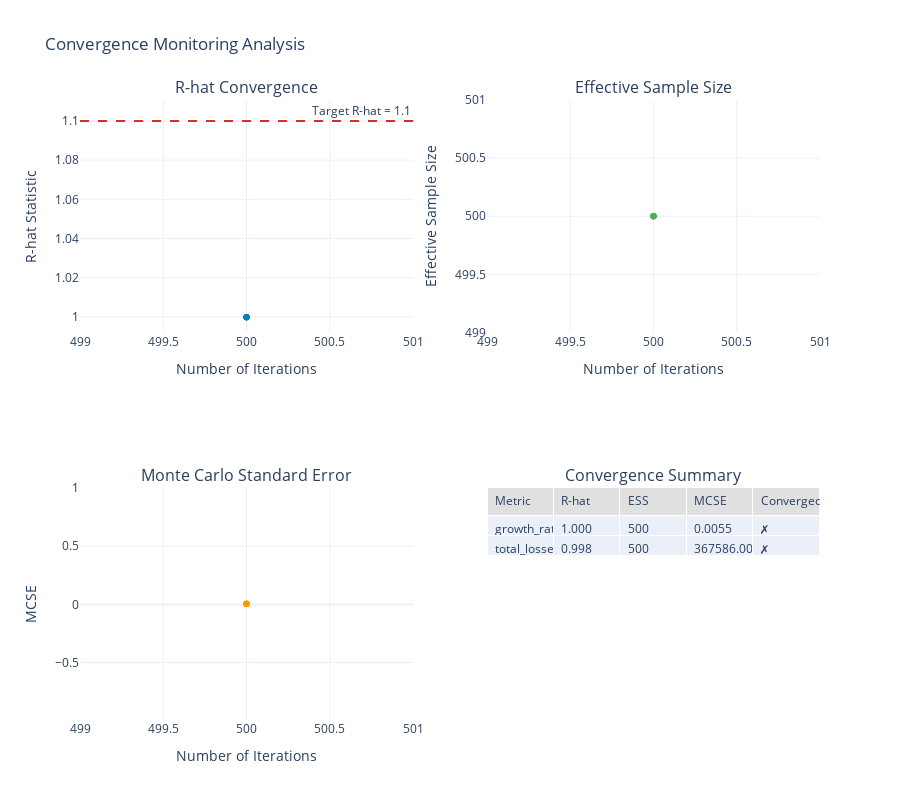

The code cell stored with this chart in its notebook:
### Markdown cell above
## 3. Convergence Monitoring

### Code cell
def analyze_convergence():
    """Analyze convergence of Monte Carlo simulations."""
    
    # Setup engine with multiple chains
    engine = setup_simulation_engine(n_simulations=5000, n_years=10, parallel=False)
    engine.config.n_chains = 4
    
    print("Running simulation with convergence monitoring...")
    results = engine.run_with_convergence_monitoring(
        target_r_hat=1.1,
        check_interval=500,
        max_iterations=10000
    )
    
    # Extract convergence data
    convergence_stats = results.convergence
    
    # Create convergence visualization
    fig = make_subplots(
        rows=2, cols=2,
        subplot_titles=(
            'R-hat Convergence',
            'Effective Sample Size',
            'Monte Carlo Standard Error',
            'Convergence Summary'
        ),
        specs=[
            [{'type': 'scatter'}, {'type': 'scatter'}],
            [{'type': 'scatter'}, {'type': 'table'}]
        ]
    )
    
    # Simulate convergence monitoring data
    n_checks = 10
    check_points = np.linspace(500, len(results.final_assets), n_checks).astype(int)
    r_hats = []
    ess_values = []
    mcse_values = []
    
    diagnostics = ConvergenceDiagnostics()
    
    for n in check_points:
        # Split data into chains
        chain_size = n // 4
        chains = results.growth_rates[:n].reshape(4, -1)
        
        r_hat = diagnostics.calculate_r_hat(chains)
        ess = diagnostics.calculate_ess(results.growth_rates[:n])
        mcse = diagnostics.calculate_mcse(results.growth_rates[:n], ess)
        
        r_hats.append(r_hat)
        ess_values.append(ess)
        mcse_values.append(mcse)
    
    # R-hat convergence
    fig.add_trace(
        go.Scatter(
            x=check_points,
            y=r_hats,
            mode='lines+markers',
            name='R-hat',
            line=dict(color=WSJ_COLORS['blue'], width=2)
        ),
        row=1, col=1
    )
    
    # Add convergence threshold
    fig.add_hline(
        y=1.1,
        line_dash="dash",
        line_color=WSJ_COLORS['red'],
        annotation_text="Target R-hat = 1.1",
        row=1, col=1
    )
    
    # Effective sample size
    fig.add_trace(
        go.Scatter(
            x=check_points,
            y=ess_values,
            mode='lines+markers',
            name='ESS',
            line=dict(color=WSJ_COLORS['green'], width=2)
        ),
        row=1, col=2
    )
    
    # MCSE
    fig.add_trace(
        go.Scatter(
            x=check_points,
            y=mcse_values,
            mode='lines+markers',
            name='MCSE',
            line=dict(color=WSJ_COLORS['orange'], width=2)
        ),
        row=2, col=1
    )
    
    # Convergence summary table
    if convergence_stats:
        conv_data = []
        for metric_name, stats in convergence_stats.items():
            conv_data.append([
                metric_name,
                f"{stats.r_hat:.3f}",
                f"{stats.ess:.0f}",
                f"{stats.mcse:.4f}",
                "✓" if stats.converged else "✗"
            ])
        
        fig.add_trace(
            go.Table(
                header=dict(
                    values=['Metric', 'R-hat', 'ESS', 'MCSE', 'Converged'],
                    fill_color=WSJ_COLORS['light_gray'],
                    align='left'
                ),
                cells=dict(
                    values=list(zip(*conv_data)) if conv_data else [[], [], [], [], []],
                    align='left'
                )
            ),
            row=2, col=2
        )
    
    # Update layout
    fig.update_layout(
        height=800,
        showlegend=False,
        title_text="Convergence Monitoring Analysis",
        template='plotly_white'
    )
    
    fig.update_xaxes(title_text="Number of Iterations", row=1, col=1)
    fig.update_xaxes(title_text="Number of Iterations", row=1, col=2)
    fig.update_xaxes(title_text="Number of Iterations", row=2, col=1)
    
    fig.update_yaxes(title_text="R-hat Statistic", row=1, col=1)
    fig.update_yaxes(title_text="Effective Sample Size", row=1, col=2)
    fig.update_yaxes(title_text="MCSE", row=2, col=1)
    
    fig.show()
    
    print("\nConvergence Analysis Summary:")
    print("="*70)
    print(f"Final number of simulations: {len(results.final_assets):,}")
    print(f"Final R-hat: {r_hats[-1]:.3f}")
    print(f"Final ESS: {ess_values[-1]:.0f}")
    print(f"Final MCSE: {mcse_values[-1]:.4f}")
    
    if r_hats[-1] < 1.1:
        print("\n✓ Convergence achieved (R-hat < 1.1)")
    else:
        print("\n✗ Convergence not achieved")

# Run convergence analysis
analyze_convergence()

### Figure 1 — Plotly figure (JSON) as saved in the notebook; plotly's stock layout.template omitted (floating-point values rounded to 4 significant figures)
{"data": [{"line": {"color": "#0080C7", "width": 2}, "mode": "lines+markers", "name": "R-hat", "type": "scatter", "x": [500, 500, 500, 500, 500, 500, 500, 500, 500, 500], "xaxis": "x", "y": [0.9998, 0.9998, 0.9998, 0.9998, 0.9998, 0.9998, 0.9998, 0.9998, 0.9998, 0.9998], "yaxis": "y"}, {"line": {"color": "#4CAF50", "width": 2}, "mode": "lines+markers", "name": "ESS", "type": "scatter", "x": [500, 500, 500, 500, 500, 500, 500, 500, 500, 500], "xaxis": "x2", "y": [500, 500, 500, 500, 500, 500, 500, 500, 500, 500], "yaxis": "y2"}, {"line": {"color": "#FF9800", "width": 2}, "mode": "lines+markers", "name": "MCSE", "type": "scatter", "x": [500, 500, 500, 500, 500, 500, 500, 500, 500, 500], "xaxis": "x3", "y": [0.005457, 0.005457, 0.005457, 0.005457, 0.005457, 0.005457, 0.005457, 0.005457, 0.005457, 0.005457], "yaxis": "y3"}, {"cells": {"align": "left", "values": [["growth_rate", "total_losses"], ["1.000", "0.998"], ["500", "500"], ["0.0055", "367586.0092"], ["✗", "✗"]]}, "domain": {"x": [0.55, 1], "y": [0, 0.375]}, "header": {"align": "left", "fill": {"color": "#E0E0E0"}, "values": ["Metric", "R-hat", "ESS", "MCSE", "Converged"]}, "type": "table"}], "layout": {"annotations": [{"font": {"size": 16}, "showarrow": false, "text": "R-hat Convergence", "x": 0.225, "xanchor": "center", "xref": "paper", "y": 1, "yanchor": "bottom", "yref": "paper"}, {"font": {"size": 16}, "showarrow": false, "text": "Effective Sample Size", "x": 0.775, "xanchor": "center", "xref": "paper", "y": 1, "yanchor": "bottom", "yref": "paper"}, {"font": {"size": 16}, "showarrow": false, "text": "Monte Carlo Standard Error", "x": 0.225, "xanchor": "center", "xref": "paper", "y": 0.375, "yanchor": "bottom", "yref": "paper"}, {"font": {"size": 16}, "showarrow": false, "text": "Convergence Summary", "x": 0.775, "xanchor": "center", "xref": "paper", "y": 0.375, "yanchor": "bottom", "yref": "paper"}, {"showarrow": false, "text": "Target R-hat = 1.1", "x": 1, "xanchor": "right", "xref": "x domain", "y": 1.1, "yanchor": "bottom", "yref": "y"}], "height": 800, "shapes": [{"line": {"color": "#D32F2F", "dash": "dash"}, "type": "line", "x0": 0, "x1": 1, "xref": "x domain", "y0": 1.1, "y1": 1.1, "yref": "y"}], "showlegend": false, "title": {"text": "Convergence Monitoring Analysis"}, "xaxis": {"anchor": "y", "domain": [0, 0.45], "title": {"text": "Number of Iterations"}}, "xaxis2": {"anchor": "y2", "domain": [0.55, 1], "title": {"text": "Number of Iterations"}}, "xaxis3": {"anchor": "y3", "domain": [0, 0.45], "title": {"text": "Number of Iterations"}}, "yaxis": {"anchor": "x", "domain": [0.625, 1], "title": {"text": "R-hat Statistic"}}, "yaxis2": {"anchor": "x2", "domain": [0.625, 1], "title": {"text": "Effective Sample Size"}}, "yaxis3": {"anchor": "x3", "domain": [0, 0.375], "title": {"text": "MCSE"}}}}
